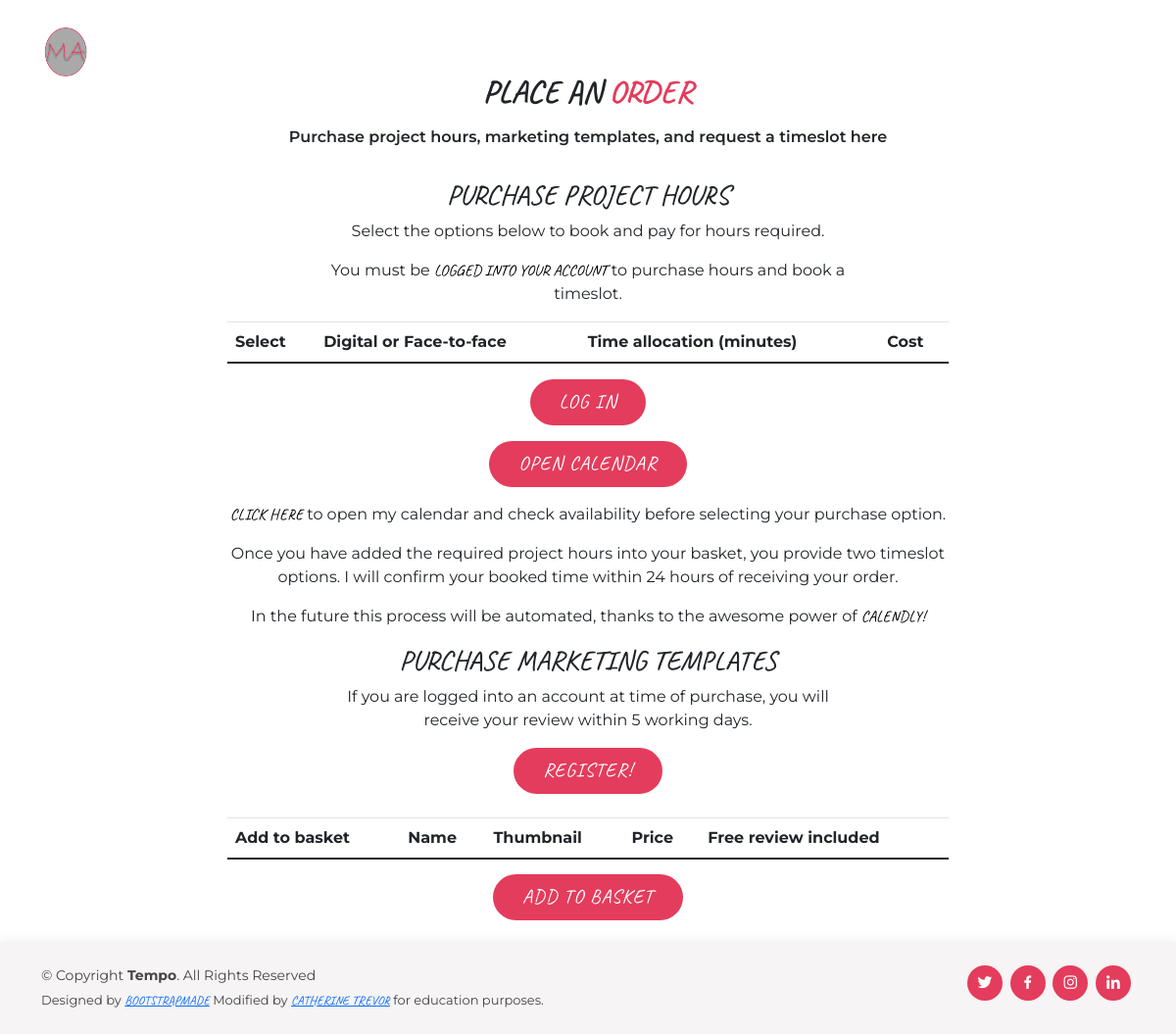
Before: /order_basket/ with the older database file.
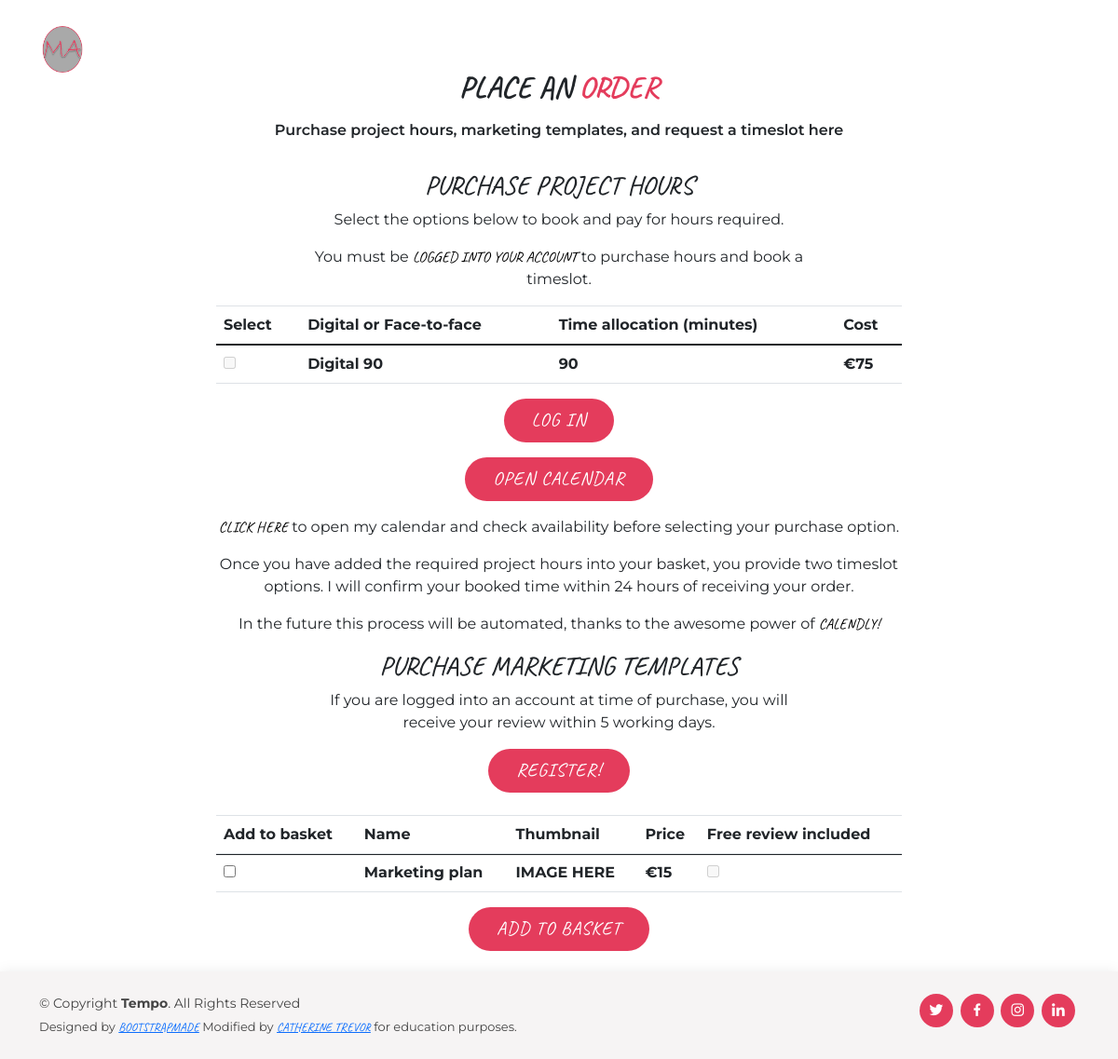
After: the same page with the newer database file.
### products/models.py (models this page shows, shortened)
class Product(models.Model):
    category = models.ForeignKey('Category', null=True,
                                 on_delete=models.SET_NULL, default="")
    name = models.CharField(max_length=254)
    price = models.DecimalField(max_digits=6, decimal_places=0)
    image_url = models.URLField(max_length=1024, null=True, blank=True)
    image = models.ImageField(null=True, blank=True)
    time_allocation_mins = models.DecimalField(max_digits=6, decimal_places=0, blank=True, null=True)
    is_digital = models.BooleanField(null=False)
    max_time_multiplier = models.DecimalField(max_digits=6, decimal_places=1, blank=True, null=True)
    objects = models.Manager()

### order_basket/views.py (the view)
# urls.py: path('order_basket/', include('order_basket.urls')),
def order_basket(request):
    products = Product.objects.all().order_by('price')
    context = {
        'products': products,
    }
    return render(request, 'order_basket/order_basket.html', context)

### order_basket/templates/order_basket/order_basket.html (shortened to what this page needs)
{% extends "base.html" %}
{% load static %}
{% block content %}
<section id="order_basket" class="order_basket">
    <div class="container">
        <div class="section-title">
            <h3>Place an <span>Order</span></h3>
            <p>
                Purchase project hours, marketing templates, and request a timeslot here
            </p>
        </div>
    </div>
    {% include 'includes/project_hours.html' %}
    {% include 'includes/marketing_templates.html' %}
    <div class="d-flex justify-content-center col-lg-12 mb-3">
        <a href="{% url 'bag' %}" class="btn-action">Add to basket</a>
    </div>
</section>
{% endblock %}

### order_basket/templates/includes/project_hours.html
<div class="container">
    <div class="row text-center">
        <div class="col-lg-6 offset-3">
            <h3 class="title">Purchase project hours</h3>
            <p class="description">
                Select the options below to book and pay for hours required.
            </p>
            <p class="description">
                You must be <a href="{% url 'account_login' %}">logged into your account</a> to purchase hours and book a timeslot.
            </p>
        </div>
    </div>
    <div class="row">
        <div class="col-lg-8 offset-2">
            <table class="table">
                <thead>
                    <tr>
                        <th scope="col">Select</th>
                        <th scope="col">Digital or Face-to-face</th>
                        <th scope="col">Time allocation (minutes)</th>
                        <th scope="col">Cost</th>
                    </tr>
                </thead>
                <tbody>
                    {% for product in products %}
                        {% if product.category.name == 'project_hours' %}
                        <tr>
                            <th scope="row"><input type="checkbox" id="digital_90" name="digital_90" {% if user.is_authenticated %}{% else %} disabled {% endif %}></input></th>
                            <th scope="row">{{ product.name }}</th>
                            <th scope="row">{{ product.time_allocation_mins }}</th>
                            <th scope="row">€{{ product.price }}</th>
                        </tr>
                        {% endif %}
                    {% endfor %}
                </tbody>
            </table>
        </div>
    </div>
    <div class="row">
        <div class="d-flex justify-content-center col-lg-12 mb-3">
            {% if user.is_authenticated %}
                <a href="" class="btn-action">Add to basket</a>
            {% else %}
                <a href="" class="btn-action">Log in</a>
            {% endif %}
        </div>
    </div>
    <div class="row">
        <div class="d-flex justify-content-center col-lg-12 mb-3">
            <a href="{% url 'calendar' %}" class="btn-action">Open calendar</a>
        </div>
    </div>
    <div class="row text-center">
        <div class="col-lg-8 offset-2">
            <p>
                <a href="{% url 'calendar' %}">Click here</a> to open my calendar and check availability before selecting your purchase option.
            </p>
            <p>
                Once you have added the required project hours into your basket, you provide two timeslot options. I will confirm your booked time within 24 hours of receiving your order.
            </p>
            <p>
                In the future this process will be automated, thanks to the awesome power of <a href="">Calendly!</a>
            </p>
        </div>
    </div>
</div>

### order_basket/templates/includes/marketing_templates.html
<div class="container">
    <div class="row text-center">
        <div class="col-lg-6 offset-3">
            <h3 class="title">Purchase marketing templates</h3>
            <p class="description">
                If you are logged into an account at time of purchase, you will receive your review within 5 working days.
            </p>
            <a class="btn-action mb-4" href="{% url 'account_signup' %}">Register!</a>
        </div>
    </div>
    <div class="row">
        <div class="col-lg-8 offset-2">
            <table class="table">
                <thead>
                    <tr>
                        <th scope="col">Add to basket</th>
                        <th scope="col">Name</th>
                        <th scope="col">Thumbnail</th>
                        <th scope="col">Price</th>
                        <th scope="col">Free review included</th>
                    </tr>
                </thead>
                <tbody>
                    <tr>
                        {% for product in products %}
                        {% if product.category.name == 'marketing_templates' %}
                            <tr>
                                <th scope="row"><input type="checkbox" id="add_to-basket" name="add_to_basket"></input></th>
                                <th scope="row">{{ product.name }}</th>
                                <th scope="row">IMAGE HERE</th>
                                <th scope="row">€{{ product.price }}</th>
                                <th scope="row"><input type="checkbox" id="marketing_template_review" name="marketing_template_review" {% if user.is_authenticated %} checked disabled {% else %} disabled {% endif %}></input></th>
                            </tr>
                            {% endif %}
                        {% endfor %}
                    </tr>
                </tbody>
            </table>
        </div>
    </div>
</div>

Changed rows visible on the page:
added Product: name "Digital 90", time_allocation_mins "90", price "75", shown under "PURCHASE PROJECT HOURS"
added Product: name "Marketing plan", price "15", shown under "PURCHASE MARKETING TEMPLATES"
